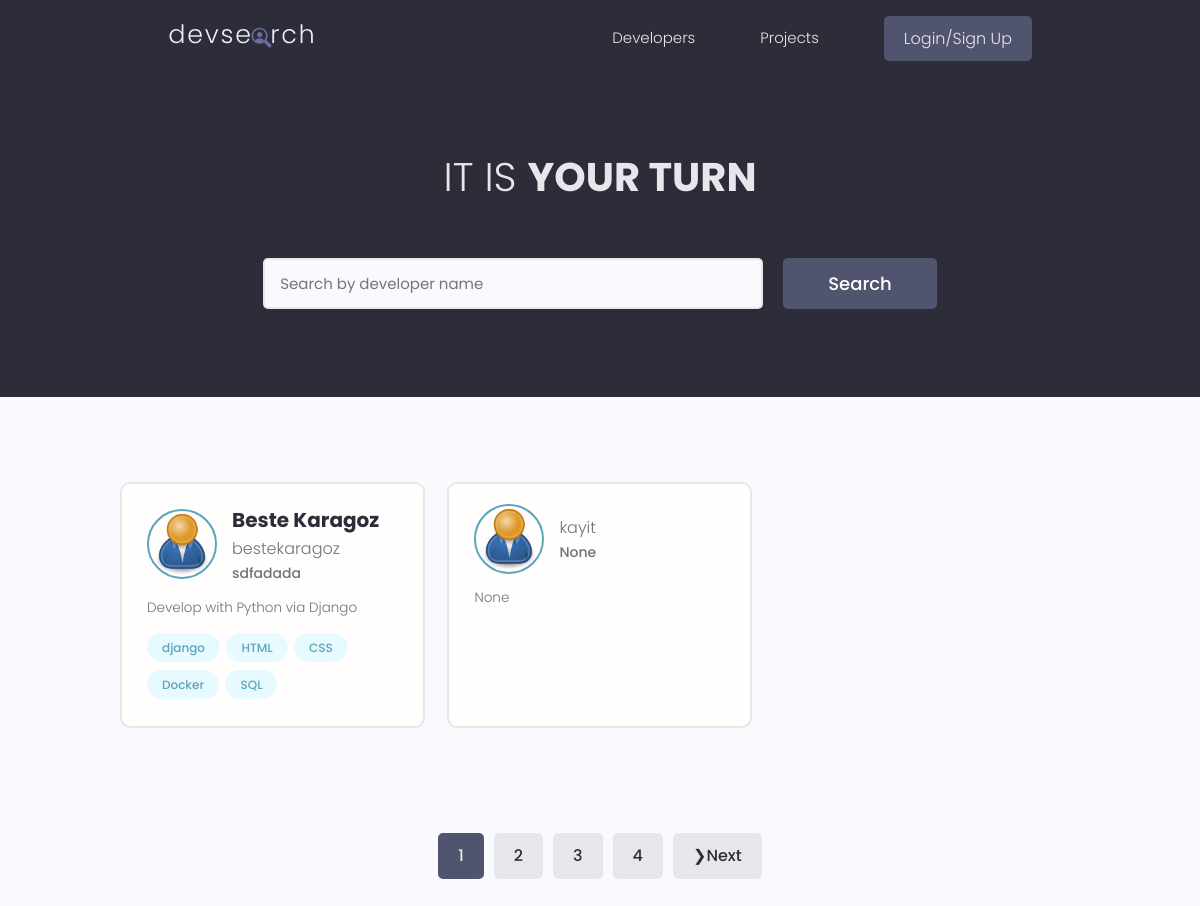
The page / on the database its author committed.
### users/models.py (models this page shows, shortened)
class Profile(models.Model):
    user = models.OneToOneField(User, on_delete=models.CASCADE)
    name = models.CharField(max_length=100, blank=True, null=True)
    email = models.EmailField(max_length=100, blank=True, null=True)
    username = models.CharField(max_length=100, blank=True, null=True)
    short_bio = models.CharField(max_length=100, blank=True, null=True)
    bio = models.TextField(blank=True, null=True)
    profile_image = models.ImageField(upload_to='profile/', default='profile/user-default.png', blank=True, null=True)
    location = models.CharField(max_length=100, blank=True, null=True)
    social_github = models.URLField(max_length=100, blank=True, null=True)
    social_linkedin = models.URLField(max_length=100, blank=True, null=True)
    social_twitter = models.URLField(max_length=100, blank=True, null=True)
    social_website = models.URLField(max_length=100, blank=True, null=True)
    created = models.DateTimeField(auto_now_add=True)
    id = models.UUIDField(primary_key=True, default=uuid.uuid4, editable=False)

class Skill(models.Model):
    owner = models.ForeignKey(Profile, on_delete=models.CASCADE, null=True, blank=True)
    skill_name = models.CharField(max_length=100, blank=True, null=True)
    description = models.TextField(blank=True, null=True)
    created = models.DateTimeField(auto_now_add=True)
    id = models.UUIDField(primary_key=True, default=uuid.uuid4, editable=False)
    def __str__(self):
        return str(self.skill_name)

### users/views.py (the view)
# urls.py: path('', views.profiles, name='profile'),
def profiles(request):
    profile, search_query = search_user(request)
    profile, custom_range = pagination_profiles(request, profile, 2)
    context = {'profile': profile, 'search_query': search_query, 'custom_range': custom_range}
    return render(request, 'users/profile.html', context)

### users/utils.py (called while the page is built)
def pagination_profiles(request, profile, results):
    page = request.GET.get('page')
    paginator = Paginator(profile, results)
    try:
        profile = paginator.page(page)
    except PageNotAnInteger:
        page = 1
        profile = paginator.page(page)
    except EmptyPage:
        page = paginator.num_pages
        profile = paginator.page(page)
    left_index = (int(page) - 4)
    if left_index < 1:
        left_index = 1
    right_index = (int(page) + 5)
    if right_index > paginator.num_pages + 1:
        right_index = paginator.num_pages + 1
    custom_range = range(left_index, right_index)
    return profile, custom_range

def search_user(request):
    search_query = ''
    if request.GET.get('search_query'):
        search_query = request.GET.get('search_query')
    skills = Skill.objects.filter(skill_name__icontains=search_query)
    profile = Profile.objects.distinct().filter(Q(name__icontains=search_query) | Q(username__icontains=search_query) |
                                                Q(location__icontains=search_query) | Q(skill__in=skills))
    return profile, search_query

### users/templates/users/profile.html (shortened to what this page needs)
{% extends 'main.html' %}
{% block content %}
    <main class="home">
        <section class="hero-section text-center">
            <div class="container container--narrow">
                <div class="hero-section__box">
                    <h2>IT IS <span>YOUR TURN</span></h2>
                </div>
                <div class="hero-section__search">
                    <form id='search-form' class="form" action="{% url 'profile' %}" method="get">
                        <div class="form__field">
                            <input class="input input--text" id="formInput#search" type="text" name="search_query"
                                   value="{{ search_query }}" placeholder="Search by developer name"/>
                        </div>
                        <input class="btn btn--sub btn--lg" type="submit" value="Search"/>
                    </form>
                </div>
            </div>
        </section>
            <section class="devlist">
            <div class="container">
            <div class="grid grid--three">
            {% for profile in profile %}
            <div class="column card">
                <div class="dev">
                    <a href="{% url 'user_profile' profile.id %} " class="card__body">
                        <div class="dev__profile">
                            <img class="avatar avatar--md" src="{{ profile.profile_image.url }}" alt="image"/>
                            <div class="dev__meta">
                                <h3>{{ profile.name }}</h3>
                                <p>{{ profile.username }}</p>
                                <h5>{{ profile.short_bio|slice:"50" }}</h5>
                            </div>
                        </div>
                        <p class="dev__info">
                            {{ profile.bio|slice:"100" }}
                        </p>
                        <div class="dev__skills">
                            {% for skill in profile.skill_set.all|slice:"5" %}
                                <span class="tag tag--pill tag--main">
                    <small>{{ skill }}</small>
                  </span>
                            {% endfor %}
                        </div>
                    </a>
                </div>
            </div>
        {% endfor %}
        </div>
        </div>
        </section>
    {% include 'pagination.html' with queryset=profile  %}
    </main>
{% endblock %}

### static/styles/app.css (style rules this page uses)
:root { --color-sub: #2d2d39; }
.btn--sub { background-color: var(--color-sub-light); }
.card { border: 2px solid var(--color-light); }
img { width: 100%; }
.hero-section { height: 40vh; display: flex; align-items: center; background-color: var(--color-sub); }
.hero-section__box { margin-bottom: 4rem; }
.hero-section__box > h2, .hero-section__box > h2 > span { font-size: 4rem; color: var(--color-light); line-height: 1.3; text-transform: uppercase; }
.hero-section__box > h2 { font-weight: 300; }
.hero-section__box > h2 > span { font-weight: 700; }
.hero-section__search > .form { display: flex; align-items: center; justify-content: center; gap: 2rem; }
.hero-section__search > .form input.input--text { width: 50rem; }
.devlist { margin-top: 8rem; }
.devlist .grid { align-items: stretch; }
.devlist .dev .dev__profile { display: flex; align-items: center; gap: 1.5rem; }
.devlist .dev .dev__meta h3 { color: var(--color-sub); font-size: 2rem; font-weight: 700; }
.devlist .dev .dev__meta h5 { color: var(--color-text); font-size: 1.4rem; font-weight: 500; }
.devlist .dev .dev__info { margin: 1.5rem 0; font-size: 1.35rem; line-height: 1.4; text-align: justify; }

### static/uikit/styles/modules/_variables.css (style rules this page uses)
:root { --color-main: #5aa5b9; --color-main-light: #e6faff; --color-sub: #3f4156; --color-sub-light: #51546e; --color-sub-lighter: #ededfd; --color-text: #737373; --color-gray: #8b8b8b; --color-light: #e5e7eb; --color-light-gray: #767676; --color-bg: #f8fafd; --color-white: #fffefd; --color-white-light: #f3f3f3; --color-success: #359e64; --color-success-bg: #def8e8; --color-error: #fc4b0b; --color-error-bg: #fff2ee; --font-base: 'Poppins', arial, helvetica, 'Segoe UI', roboto, ubuntu, sans-serif; --font-monospace: 'Fira Code', 'Courier New', courier, monospace; --font-regular: 300; --font-medium: 500; --font-bold: 700; --generic-shadow: 1px 1px 5px #00000010; --generic-transition: all 0.3s ease-in-out; }

### static/uikit/styles/modules/_base.css (style rules this page uses)
* { margin: 0; padding: 0; box-sizing: border-box; text-rendering: optimizeLegibility; color: inherit; font-size: inherit; }
html { font-size: 50%; }
@media only screen and (min-width: 480px) { html { font-size: 56.25%; } }
@media only screen and (min-width: 1200px) { html { font-size: 62.5%; } }
body { line-height: 1.6; font-weight: 400; font-size: 1.5rem; color: var(--color-text); background-color: var(--color-bg); min-height: 100vh; }

### static/uikit/styles/modules/_typography.css (style rules this page uses)
* { font-family: var(--font-base); }
h2 { font-size: 3.6rem; font-weight: var(--font-bold); }
h3 { font-size: 3.2rem; font-weight: var(--font-medium); }
h5 { font-size: 2.4rem; font-weight: var(--font-medium); }
h5, h6 { font-weight: var(--font-regular); }
p, span, strong { font-size: 1.6rem; color: var(--color-text); font-weight: var(--font-regular); }
a { padding-bottom: 2px; text-decoration: none; display: inline-block; color: var(--color-main); font-weight: var(--font-medium); }

### static/uikit/styles/modules/_utilities.css (style rules this page uses)
.container { width: 92%; max-width: 165rem; margin: 0 auto; box-sizing: border-box; }
.container--narrow { width: 92%; max-width: 120rem; }
@media screen and (min-width: 1000px) { .container { width: 90%; } }
@media screen and (min-width: 1000px) { .container--narrow { width: 85%; } }
@media screen and (min-width: 1200px) { .container { width: 80%; } }
@media screen and (min-width: 1200px) { .container--narrow { width: 72%; } }
.text-center { text-align: center; }

### static/uikit/styles/modules/_avatar.css (style rules this page uses)
.avatar { border-radius: 50%; border: 2px solid var(--color-main); object-fit: cover; }
.avatar--md { height: 7rem; width: 7rem; }

### static/uikit/styles/modules/_button.css (style rules this page uses)
.btn { display: inline-block; position: relative; cursor: pointer; background-color: var(--color-light); font-weight: var(--font-medium); color: var(--color-sub); text-decoration: none; padding: 1rem 2rem; border-radius: 0.5rem; border: none; width: -webkit-fit-content; width: -moz-fit-content; width: fit-content; height: -webkit-fit-content; height: -moz-fit-content; height: fit-content; font-size: 1.6rem; outline-width: 0; outline-color: transparent; -webkit-backface-visibility: hidden; backface-visibility: hidden; transition: all 0.3s ease-in-out; }
.btn--sub { background-color: var(--color-sub); color: var(--color-white); }
.btn--lg { font-size: 1.8rem; padding: 1.2rem 4.5rem; }

### static/uikit/styles/modules/_card.css (style rules this page uses)
.card { border-radius: 1rem; background-color: var(--color-white); border: 1.5px solid var(--color-light); width: auto; height: auto; margin-top: 0.5rem; margin-bottom: 0.5rem; overflow: hidden; }
.card__body, .card__header { padding: 2rem 2.5rem; }

### rows shown on the page
Profile: profile_image (placeholder picture), name "Beste Karagoz", username "bestekaragoz", short_bio "sdfadada", bio "Develop with Python via Django"
Skill: skill_name "django"
Skill: skill_name "HTML"
Skill: skill_name "CSS"
Skill: skill_name "Docker"
Skill: skill_name "SQL"
Profile: profile_image (placeholder picture), username "kayit", short_bio "None", bio "None"

### other values the page prints
{{ page }} "1"
{{ page }} "2" "3" "4"
